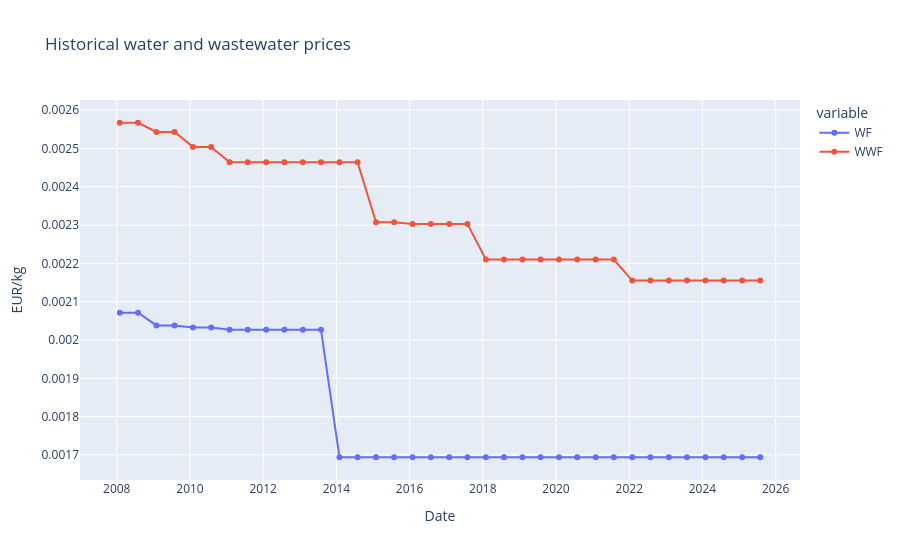
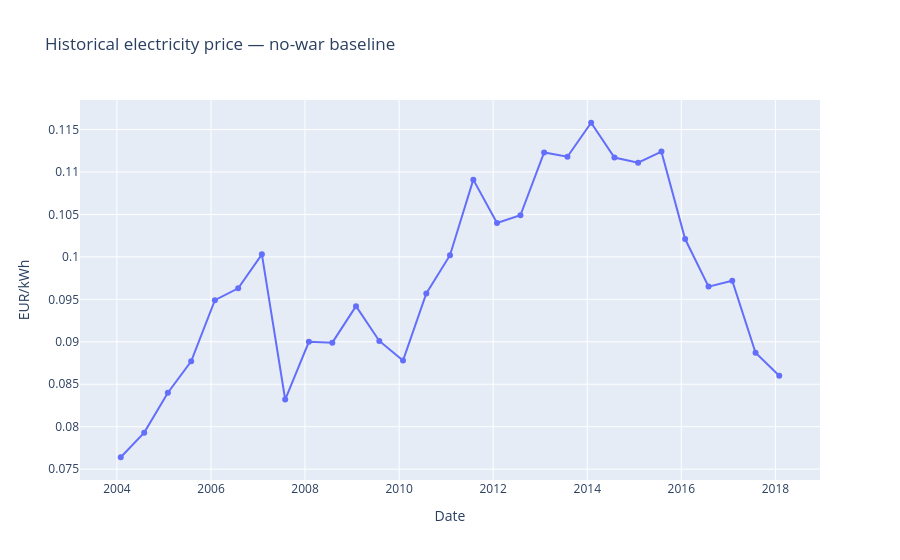
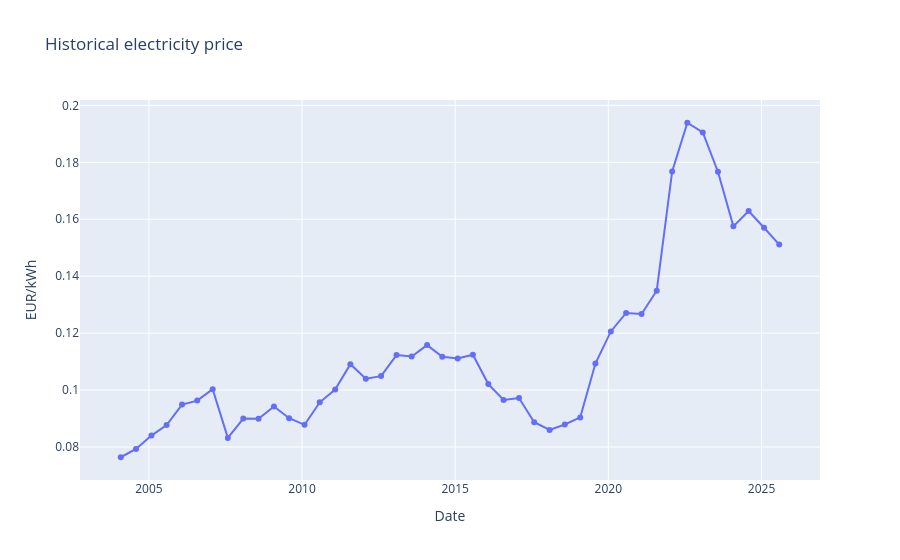

Notebook code cell kept with these figures, in order:
### Code cell
datasets = {
    "Electricity": df_elc,
    "Electricity — no-war baseline": df_elc_nw,
    "Water": df_water,
}

data_overview = pd.DataFrame({
    name: {
        "Rows": len(df),
        "Columns": len(df.columns),
        "Start": df["DATE"].min(),
        "End": df["DATE"].max(),
        "Missing": int(df.isna().sum().sum()),
        "Duplicates": int(df.duplicated().sum()),
    }
    for name, df in datasets.items()
})

print(data_overview)


# Quick plots of historical inputs
hist_electricity_plot = plot_timeseries(
    df_elc,
    y="no_tax",
    title="Historical electricity price",
    y_title="EUR/kWh",
)

hist_electricity_nw_plot = plot_timeseries(
    df_elc_nw,
    y="no_tax",
    title="Historical electricity price — no-war baseline",
    y_title="EUR/kWh",
)

hist_water_plot = plot_timeseries(
    df_water,
    y=["WF", "WWF"],
    title="Historical water and wastewater prices",
    y_title="EUR/kg",
)


hist_water_plot.show()
hist_electricity_nw_plot.show()
hist_electricity_plot.show()

### Figure 1 — Plotly figure (JSON) as saved in the notebook; plotly's stock layout.template omitted (floating-point values rounded to 4 significant figures)
{"data": [{"hovertemplate": "variable=WF<br>DATE=%{x}<br>value=%{y}<extra></extra>", "legendgroup": "WF", "line": {"color": "#636efa", "dash": "solid"}, "marker": {"symbol": "circle"}, "mode": "lines+markers", "name": "WF", "orientation": "v", "showlegend": true, "type": "scatter", "x": ["2008-01-31T00:00:00", "2008-07-31T00:00:00", "2009-01-31T00:00:00", "2009-07-31T00:00:00", "2010-01-31T00:00:00", "2010-07-31T00:00:00", "2011-01-31T00:00:00", "2011-07-31T00:00:00", "2012-01-31T00:00:00", "2012-07-31T00:00:00", "2013-01-31T00:00:00", "2013-07-31T00:00:00", "2014-01-31T00:00:00", "2014-07-31T00:00:00", "2015-01-31T00:00:00", "2015-07-31T00:00:00", "2016-01-31T00:00:00", "2016-07-31T00:00:00", "2017-01-31T00:00:00", "2017-07-31T00:00:00", "2018-01-31T00:00:00", "2018-07-31T00:00:00", "2019-01-31T00:00:00", "2019-07-31T00:00:00", "2020-01-31T00:00:00", "2020-07-31T00:00:00", "2021-01-31T00:00:00", "2021-07-31T00:00:00", "2022-01-31T00:00:00", "2022-07-31T00:00:00", "2023-01-31T00:00:00", "2023-07-31T00:00:00", "2024-01-31T00:00:00", "2024-07-31T00:00:00", "2025-01-31T00:00:00", "2025-07-31T00:00:00"], "xaxis": "x", "y": [0.002071, 0.002071, 0.002038, 0.002038, 0.002033, 0.002033, 0.002027, 0.002027, 0.002027, 0.002027, 0.002027, 0.002027, 0.001694, 0.001694, 0.001694, 0.001694, 0.001694, 0.001694, 0.001694, 0.001694, 0.001694, 0.001694, 0.001694, 0.001694, 0.001694, 0.001694, 0.001694, 0.001694, 0.001694, 0.001694, 0.001694, 0.001694, 0.001694, 0.001694, 0.001694, 0.001694], "yaxis": "y"}, {"hovertemplate": "variable=WWF<br>DATE=%{x}<br>value=%{y}<extra></extra>", "legendgroup": "WWF", "line": {"color": "#EF553B", "dash": "solid"}, "marker": {"symbol": "circle"}, "mode": "lines+markers", "name": "WWF", "orientation": "v", "showlegend": true, "type": "scatter", "x": ["2008-01-31T00:00:00", "2008-07-31T00:00:00", "2009-01-31T00:00:00", "2009-07-31T00:00:00", "2010-01-31T00:00:00", "2010-07-31T00:00:00", "2011-01-31T00:00:00", "2011-07-31T00:00:00", "2012-01-31T00:00:00", "2012-07-31T00:00:00", "2013-01-31T00:00:00", "2013-07-31T00:00:00", "2014-01-31T00:00:00", "2014-07-31T00:00:00", "2015-01-31T00:00:00", "2015-07-31T00:00:00", "2016-01-31T00:00:00", "2016-07-31T00:00:00", "2017-01-31T00:00:00", "2017-07-31T00:00:00", "2018-01-31T00:00:00", "2018-07-31T00:00:00", "2019-01-31T00:00:00", "2019-07-31T00:00:00", "2020-01-31T00:00:00", "2020-07-31T00:00:00", "2021-01-31T00:00:00", "2021-07-31T00:00:00", "2022-01-31T00:00:00", "2022-07-31T00:00:00", "2023-01-31T00:00:00", "2023-07-31T00:00:00", "2024-01-31T00:00:00", "2024-07-31T00:00:00", "2025-01-31T00:00:00", "2025-07-31T00:00:00"], "xaxis": "x", "y": [0.002567, 0.002567, 0.002543, 0.002543, 0.002504, 0.002504, 0.002464, 0.002464, 0.002464, 0.002464, 0.002464, 0.002464, 0.002464, 0.002464, 0.002307, 0.002307, 0.002303, 0.002303, 0.002303, 0.002303, 0.00221, 0.00221, 0.00221, 0.00221, 0.00221, 0.00221, 0.00221, 0.00221, 0.002155, 0.002155, 0.002155, 0.002155, 0.002155, 0.002155, 0.002155, 0.002155], "yaxis": "y"}], "layout": {"hovermode": "x unified", "legend": {"title": {"text": "variable"}, "tracegroupgap": 0}, "title": {"text": "Historical water and wastewater prices"}, "xaxis": {"anchor": "y", "domain": [0, 1], "title": {"text": "Date"}}, "yaxis": {"anchor": "x", "domain": [0, 1], "title": {"text": "EUR/kg"}}}}

### Figure 2 — Plotly figure (JSON) as saved in the notebook; plotly's stock layout.template omitted (floating-point values rounded to 4 significant figures)
{"data": [{"hovertemplate": "DATE=%{x}<br>no_tax=%{y}<extra></extra>", "legendgroup": "", "line": {"color": "#636efa", "dash": "solid"}, "marker": {"symbol": "circle"}, "mode": "lines+markers", "name": "", "orientation": "v", "showlegend": false, "type": "scatter", "x": ["2004-01-31T00:00:00", "2004-07-31T00:00:00", "2005-01-31T00:00:00", "2005-07-31T00:00:00", "2006-01-31T00:00:00", "2006-07-31T00:00:00", "2007-01-31T00:00:00", "2007-07-31T00:00:00", "2008-01-31T00:00:00", "2008-07-31T00:00:00", "2009-01-31T00:00:00", "2009-07-31T00:00:00", "2010-01-31T00:00:00", "2010-07-31T00:00:00", "2011-01-31T00:00:00", "2011-07-31T00:00:00", "2012-01-31T00:00:00", "2012-07-31T00:00:00", "2013-01-31T00:00:00", "2013-07-31T00:00:00", "2014-01-31T00:00:00", "2014-07-31T00:00:00", "2015-01-31T00:00:00", "2015-07-31T00:00:00", "2016-01-31T00:00:00", "2016-07-31T00:00:00", "2017-01-31T00:00:00", "2017-07-31T00:00:00", "2018-01-31T00:00:00"], "xaxis": "x", "y": [0.0764, 0.0793, 0.084, 0.0877, 0.0949, 0.0963, 0.1003, 0.0832, 0.09, 0.0899, 0.0942, 0.0901, 0.0878, 0.0957, 0.1002, 0.1091, 0.104, 0.1049, 0.1123, 0.1118, 0.1158, 0.1117, 0.1111, 0.1124, 0.1021, 0.0965, 0.0972, 0.0887, 0.086], "yaxis": "y"}], "layout": {"hovermode": "x unified", "legend": {"tracegroupgap": 0}, "title": {"text": "Historical electricity price — no-war baseline"}, "xaxis": {"anchor": "y", "domain": [0, 1], "title": {"text": "Date"}}, "yaxis": {"anchor": "x", "domain": [0, 1], "title": {"text": "EUR/kWh"}}}}

### Figure 3 — Plotly figure (JSON) as saved in the notebook; plotly's stock layout.template omitted (floating-point values rounded to 4 significant figures)
{"data": [{"hovertemplate": "DATE=%{x}<br>no_tax=%{y}<extra></extra>", "legendgroup": "", "line": {"color": "#636efa", "dash": "solid"}, "marker": {"symbol": "circle"}, "mode": "lines+markers", "name": "", "orientation": "v", "showlegend": false, "type": "scatter", "x": ["2004-01-31T00:00:00", "2004-07-31T00:00:00", "2005-01-31T00:00:00", "2005-07-31T00:00:00", "2006-01-31T00:00:00", "2006-07-31T00:00:00", "2007-01-31T00:00:00", "2007-07-31T00:00:00", "2008-01-31T00:00:00", "2008-07-31T00:00:00", "2009-01-31T00:00:00", "2009-07-31T00:00:00", "2010-01-31T00:00:00", "2010-07-31T00:00:00", "2011-01-31T00:00:00", "2011-07-31T00:00:00", "2012-01-31T00:00:00", "2012-07-31T00:00:00", "2013-01-31T00:00:00", "2013-07-31T00:00:00", "2014-01-31T00:00:00", "2014-07-31T00:00:00", "2015-01-31T00:00:00", "2015-07-31T00:00:00", "2016-01-31T00:00:00", "2016-07-31T00:00:00", "2017-01-31T00:00:00", "2017-07-31T00:00:00", "2018-01-31T00:00:00", "2018-07-31T00:00:00", "2019-01-31T00:00:00", "2019-07-31T00:00:00", "2020-01-31T00:00:00", "2020-07-31T00:00:00", "2021-01-31T00:00:00", "2021-07-31T00:00:00", "2022-01-31T00:00:00", "2022-07-31T00:00:00", "2023-01-31T00:00:00", "2023-07-31T00:00:00", "2024-01-31T00:00:00", "2024-07-31T00:00:00", "2025-01-31T00:00:00", "2025-07-31T00:00:00"], "xaxis": "x", "y": [0.0764, 0.0793, 0.084, 0.0877, 0.0949, 0.0963, 0.1003, 0.0832, 0.09, 0.0899, 0.0942, 0.0901, 0.0878, 0.0957, 0.1002, 0.1091, 0.104, 0.1049, 0.1123, 0.1118, 0.1158, 0.1117, 0.1111, 0.1124, 0.1021, 0.0965, 0.0972, 0.0887, 0.086, 0.0879, 0.0904, 0.1093, 0.1206, 0.1271, 0.1267, 0.1349, 0.1768, 0.1939, 0.1905, 0.1767, 0.1575, 0.1629, 0.157, 0.1511], "yaxis": "y"}], "layout": {"hovermode": "x unified", "legend": {"tracegroupgap": 0}, "title": {"text": "Historical electricity price"}, "xaxis": {"anchor": "y", "domain": [0, 1], "title": {"text": "Date"}}, "yaxis": {"anchor": "x", "domain": [0, 1], "title": {"text": "EUR/kWh"}}}}
